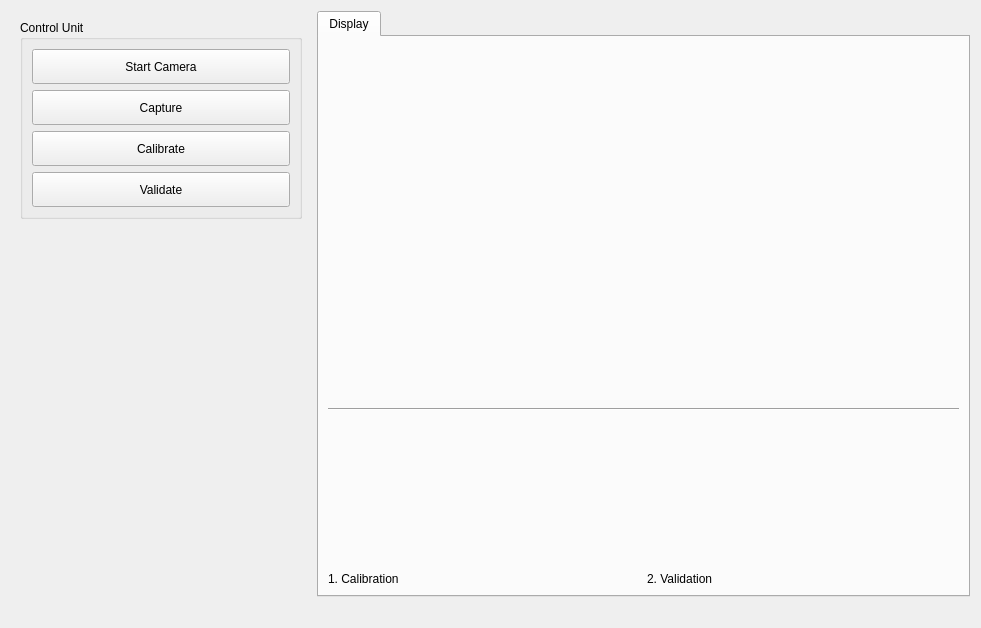
<?xml version="1.0" encoding="UTF-8"?>
<ui version="4.0">
 <class>MainWidget</class>
 <widget class="QWidget" name="MainWidget">
  <property name="geometry">
   <rect>
    <x>0</x>
    <y>0</y>
    <width>981</width>
    <height>628</height>
   </rect>
  </property>
  <property name="sizePolicy">
   <sizepolicy hsizetype="Expanding" vsizetype="Expanding">
    <horstretch>0</horstretch>
    <verstretch>0</verstretch>
   </sizepolicy>
  </property>
  <property name="windowTitle">
   <string>Camera Calibration</string>
  </property>
  <property name="windowIcon">
   <iconset resource="CameraCalibration.qrc">
    <normaloff>:/Images/Images/Validation.png</normaloff>:/Images/Images/Validation.png</iconset>
  </property>
  <property name="autoFillBackground">
   <bool>false</bool>
  </property>
  <layout class="QVBoxLayout" name="verticalLayout_6">
   <item>
    <layout class="QHBoxLayout" name="horizontalLayout">
     <property name="sizeConstraint">
      <enum>QLayout::SetNoConstraint</enum>
     </property>
     <item>
      <widget class="QWidget" name="ControlWidget" native="true">
       <property name="minimumSize">
        <size>
         <width>300</width>
         <height>0</height>
        </size>
       </property>
       <property name="maximumSize">
        <size>
         <width>300</width>
         <height>16777215</height>
        </size>
       </property>
       <layout class="QVBoxLayout" name="verticalLayout_5">
        <item>
         <layout class="QVBoxLayout" name="ControlLayout">
          <property name="sizeConstraint">
           <enum>QLayout::SetFixedSize</enum>
          </property>
          <item>
           <widget class="QGroupBox" name="groupBoxCapture">
            <property name="sizePolicy">
             <sizepolicy hsizetype="Expanding" vsizetype="Expanding">
              <horstretch>0</horstretch>
              <verstretch>0</verstretch>
             </sizepolicy>
            </property>
            <property name="maximumSize">
             <size>
              <width>16777215</width>
              <height>16777215</height>
             </size>
            </property>
            <property name="title">
             <string>Control Unit</string>
            </property>
            <property name="flat">
             <bool>false</bool>
            </property>
            <layout class="QVBoxLayout" name="verticalLayout">
             <item>
              <widget class="QPushButton" name="buttonCamera">
               <property name="minimumSize">
                <size>
                 <width>0</width>
                 <height>35</height>
                </size>
               </property>
               <property name="maximumSize">
                <size>
                 <width>16777215</width>
                 <height>35</height>
                </size>
               </property>
               <property name="text">
                <string>Start Camera</string>
               </property>
               <property name="shortcut">
                <string>S</string>
               </property>
              </widget>
             </item>
             <item>
              <widget class="QPushButton" name="buttonCapture">
               <property name="minimumSize">
                <size>
                 <width>0</width>
                 <height>35</height>
                </size>
               </property>
               <property name="maximumSize">
                <size>
                 <width>16777215</width>
                 <height>35</height>
                </size>
               </property>
               <property name="text">
                <string>Capture</string>
               </property>
               <property name="shortcut">
                <string>Space</string>
               </property>
              </widget>
             </item>
             <item>
              <widget class="QPushButton" name="calibrateButton">
               <property name="minimumSize">
                <size>
                 <width>0</width>
                 <height>35</height>
                </size>
               </property>
               <property name="maximumSize">
                <size>
                 <width>16777215</width>
                 <height>35</height>
                </size>
               </property>
               <property name="text">
                <string>Calibrate</string>
               </property>
               <property name="shortcut">
                <string>C</string>
               </property>
              </widget>
             </item>
             <item>
              <widget class="QPushButton" name="buttonValidateCalibration">
               <property name="minimumSize">
                <size>
                 <width>0</width>
                 <height>35</height>
                </size>
               </property>
               <property name="maximumSize">
                <size>
                 <width>16777215</width>
                 <height>35</height>
                </size>
               </property>
               <property name="text">
                <string>Validate</string>
               </property>
               <property name="shortcut">
                <string>V</string>
               </property>
              </widget>
             </item>
            </layout>
           </widget>
          </item>
          <item>
           <spacer name="verticalSpacer_2">
            <property name="orientation">
             <enum>Qt::Vertical</enum>
            </property>
            <property name="sizeHint" stdset="0">
             <size>
              <width>20</width>
              <height>40</height>
             </size>
            </property>
           </spacer>
          </item>
          <item>
           <layout class="QHBoxLayout" name="FooterLayout">
            <item>
             <layout class="QGridLayout" name="gridLayout">
              <item row="0" column="0">
               <layout class="QVBoxLayout" name="verticalLayout_7">
                <item>
                 <spacer name="verticalSpacer">
                  <property name="orientation">
                   <enum>Qt::Vertical</enum>
                  </property>
                  <property name="sizeHint" stdset="0">
                   <size>
                    <width>20</width>
                    <height>40</height>
                   </size>
                  </property>
                 </spacer>
                </item>
                <item>
                 <widget class="QPushButton" name="quitButton">
                  <property name="sizePolicy">
                   <sizepolicy hsizetype="Expanding" vsizetype="Expanding">
                    <horstretch>0</horstretch>
                    <verstretch>0</verstretch>
                   </sizepolicy>
                  </property>
                  <property name="maximumSize">
                   <size>
                    <width>50</width>
                    <height>50</height>
                   </size>
                  </property>
                  <property name="text">
                   <string/>
                  </property>
                  <property name="icon">
                   <iconset resource="CameraCalibration.qrc">
                    <normaloff>:/Images/Images/ButtonQuit.png</normaloff>:/Images/Images/ButtonQuit.png</iconset>
                  </property>
                  <property name="iconSize">
                   <size>
                    <width>50</width>
                    <height>50</height>
                   </size>
                  </property>
                  <property name="shortcut">
                   <string>Q</string>
                  </property>
                  <property name="flat">
                   <bool>true</bool>
                  </property>
                 </widget>
                </item>
               </layout>
              </item>
              <item row="0" column="1">
               <layout class="QVBoxLayout" name="verticalLayout_8">
                <item>
                 <spacer name="verticalSpacer_3">
                  <property name="orientation">
                   <enum>Qt::Vertical</enum>
                  </property>
                  <property name="sizeHint" stdset="0">
                   <size>
                    <width>20</width>
                    <height>40</height>
                   </size>
                  </property>
                 </spacer>
                </item>
                <item>
                 <widget class="QLabel" name="logoLabel">
                  <property name="text">
                   <string/>
                  </property>
                  <property name="pixmap">
                   <pixmap resource="CameraCalibration.qrc">:/Images/Images/SZI_V_cmyk.png</pixmap>
                  </property>
                 </widget>
                </item>
               </layout>
              </item>
              <item row="0" column="2">
               <layout class="QVBoxLayout" name="verticalLayout_9">
                <item>
                 <spacer name="verticalSpacer_4">
                  <property name="orientation">
                   <enum>Qt::Vertical</enum>
                  </property>
                  <property name="sizeHint" stdset="0">
                   <size>
                    <width>20</width>
                    <height>40</height>
                   </size>
                  </property>
                 </spacer>
                </item>
                <item>
                 <widget class="QPushButton" name="helpButton">
                  <property name="maximumSize">
                   <size>
                    <width>40</width>
                    <height>40</height>
                   </size>
                  </property>
                  <property name="text">
                   <string/>
                  </property>
                  <property name="icon">
                   <iconset resource="CameraCalibration.qrc">
                    <normaloff>:/Images/Images/help.png</normaloff>:/Images/Images/help.png</iconset>
                  </property>
                  <property name="iconSize">
                   <size>
                    <width>40</width>
                    <height>40</height>
                   </size>
                  </property>
                  <property name="shortcut">
                   <string>H</string>
                  </property>
                  <property name="flat">
                   <bool>true</bool>
                  </property>
                 </widget>
                </item>
               </layout>
              </item>
              <item row="0" column="3">
               <spacer name="horizontalSpacer">
                <property name="orientation">
                 <enum>Qt::Horizontal</enum>
                </property>
                <property name="sizeHint" stdset="0">
                 <size>
                  <width>40</width>
                  <height>20</height>
                 </size>
                </property>
               </spacer>
              </item>
             </layout>
            </item>
           </layout>
          </item>
         </layout>
        </item>
       </layout>
      </widget>
     </item>
     <item>
      <layout class="QHBoxLayout" name="DisplayLayout">
       <item>
        <widget class="QTabWidget" name="tabWidget">
         <property name="accessibleName">
          <string/>
         </property>
         <property name="tabPosition">
          <enum>QTabWidget::North</enum>
         </property>
         <property name="tabShape">
          <enum>QTabWidget::Rounded</enum>
         </property>
         <property name="currentIndex">
          <number>0</number>
         </property>
         <property name="tabsClosable">
          <bool>false</bool>
         </property>
         <widget class="QWidget" name="Display">
          <property name="sizePolicy">
           <sizepolicy hsizetype="Expanding" vsizetype="Expanding">
            <horstretch>0</horstretch>
            <verstretch>0</verstretch>
           </sizepolicy>
          </property>
          <attribute name="title">
           <string>Display</string>
          </attribute>
          <layout class="QVBoxLayout" name="verticalLayout_4">
           <item>
            <widget class="QLabel" name="displayLabel">
             <property name="sizePolicy">
              <sizepolicy hsizetype="Expanding" vsizetype="Expanding">
               <horstretch>0</horstretch>
               <verstretch>0</verstretch>
              </sizepolicy>
             </property>
             <property name="minimumSize">
              <size>
               <width>400</width>
               <height>300</height>
              </size>
             </property>
             <property name="text">
              <string/>
             </property>
             <property name="scaledContents">
              <bool>false</bool>
             </property>
             <property name="alignment">
              <set>Qt::AlignCenter</set>
             </property>
            </widget>
           </item>
           <item>
            <widget class="Line" name="line">
             <property name="sizePolicy">
              <sizepolicy hsizetype="Expanding" vsizetype="Expanding">
               <horstretch>0</horstretch>
               <verstretch>0</verstretch>
              </sizepolicy>
             </property>
             <property name="orientation">
              <enum>Qt::Horizontal</enum>
             </property>
            </widget>
           </item>
           <item>
            <layout class="QHBoxLayout" name="schematic">
             <item>
              <layout class="QVBoxLayout" name="verticalLayout_2">
               <item>
                <spacer name="verticalSpacer_5">
                 <property name="orientation">
                  <enum>Qt::Vertical</enum>
                 </property>
                 <property name="sizeHint" stdset="0">
                  <size>
                   <width>20</width>
                   <height>40</height>
                  </size>
                 </property>
                </spacer>
               </item>
               <item>
                <widget class="QLabel" name="label_3">
                 <property name="maximumSize">
                  <size>
                   <width>362</width>
                   <height>200</height>
                  </size>
                 </property>
                 <property name="text">
                  <string/>
                 </property>
                 <property name="pixmap">
                  <pixmap resource="CameraCalibration.qrc">:/Images/Images/Calibration.png</pixmap>
                 </property>
                 <property name="scaledContents">
                  <bool>true</bool>
                 </property>
                </widget>
               </item>
               <item>
                <widget class="QLabel" name="label">
                 <property name="maximumSize">
                  <size>
                   <width>16777215</width>
                   <height>20</height>
                  </size>
                 </property>
                 <property name="text">
                  <string>1. Calibration</string>
                 </property>
                </widget>
               </item>
              </layout>
             </item>
             <item>
              <layout class="QVBoxLayout" name="verticalLayout_3">
               <item>
                <spacer name="verticalSpacer_6">
                 <property name="orientation">
                  <enum>Qt::Vertical</enum>
                 </property>
                 <property name="sizeHint" stdset="0">
                  <size>
                   <width>20</width>
                   <height>40</height>
                  </size>
                 </property>
                </spacer>
               </item>
               <item>
                <widget class="QLabel" name="label_4">
                 <property name="maximumSize">
                  <size>
                   <width>257</width>
                   <height>163</height>
                  </size>
                 </property>
                 <property name="text">
                  <string/>
                 </property>
                 <property name="pixmap">
                  <pixmap resource="CameraCalibration.qrc">:/Images/Images/Validation.png</pixmap>
                 </property>
                 <property name="scaledContents">
                  <bool>true</bool>
                 </property>
                </widget>
               </item>
               <item>
                <widget class="QLabel" name="label_2">
                 <property name="maximumSize">
                  <size>
                   <width>16777215</width>
                   <height>20</height>
                  </size>
                 </property>
                 <property name="text">
                  <string>2. Validation</string>
                 </property>
                </widget>
               </item>
              </layout>
             </item>
            </layout>
           </item>
          </layout>
         </widget>
        </widget>
       </item>
      </layout>
     </item>
    </layout>
   </item>
   <item>
    <widget class="QLabel" name="workspace">
     <property name="text">
      <string/>
     </property>
    </widget>
   </item>
  </layout>
 </widget>
 <resources>
  <include location="CameraCalibration.qrc"/>
 </resources>
 <connections/>
</ui>
